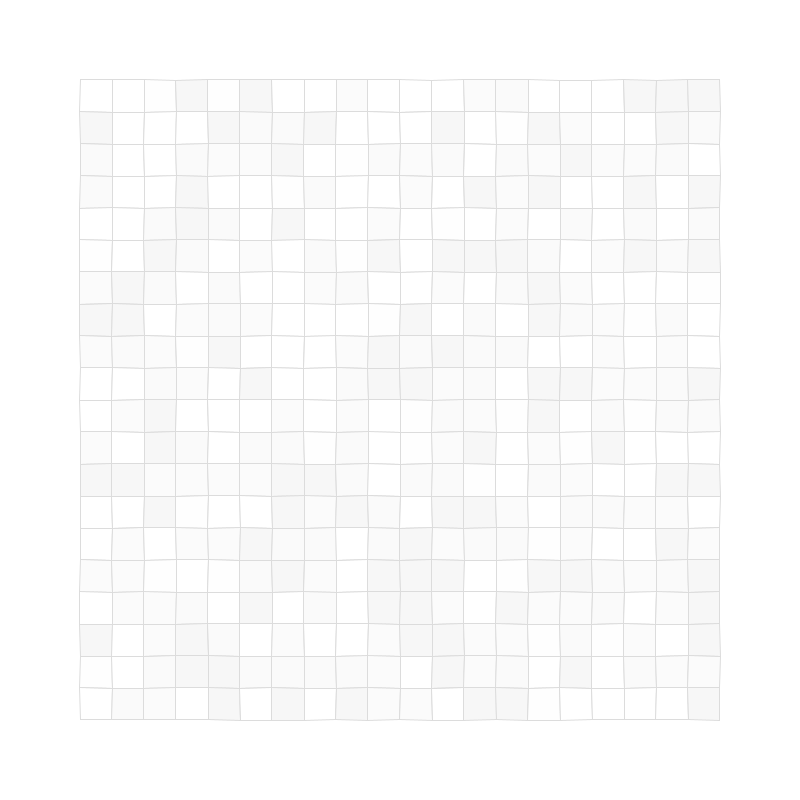
Frame 1 (no input)
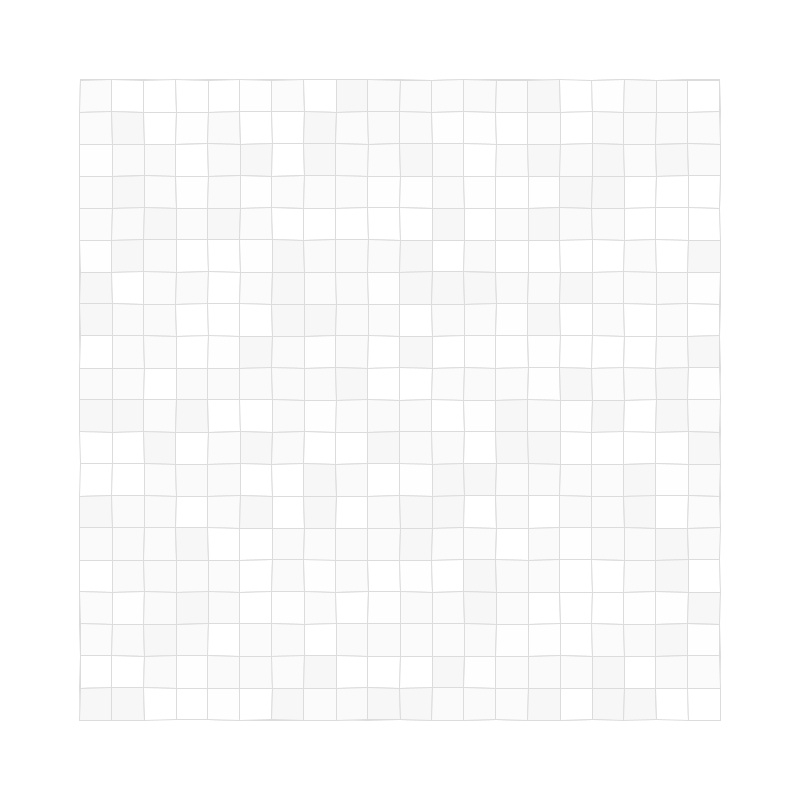
Frame 2 (the mouse pressed at the canvas centre, redrawn once)

The Processing sketch that drew these frames (run headless with seeded random() and noise(); the mouse was pressed at the canvas centre and the sketch redrawn once):

// Processing sketch: square_grid
// ── square_grid.pde
float[][] xs;
float[][] ys;

void setup() {

  size(800, 800);
  background(255);
  smooth(8);
  strokeWeight(1);
  stroke(220);
  noFill();
  noLoop();

}

void draw() {
  
    int padding = 80;
    int squares_per_row = 20;
    
    draw_grid(squares_per_row, padding);
    
    save("grid_"+squares_per_row+"_"+width+"_"+height+".jpg");

}

void draw_grid(int squares_per_row, int padding) {
    
    int[] pal = {#ffffff, #ffffff, #fafafa, #f7f7f7, #fbfbfb, #fefefe};
    int i = 1;
    
    float size = (width - (padding * 2)) / squares_per_row;
    int cols = squares_per_row + 1;
    int rows = cols;
    println("there will be "+squares_per_row+" rows");
    if(width > height) {
      println("reduce number of rows");
      rows = floor((height - (padding *2))/ size) + 1;
      println("there will be "+rows+" plotted rows");      
    } 
    
    xs = new float[rows][cols];
    ys = new float[rows][cols];
  
    for (i = 0; i < rows; i++) {
        for (int ii = 0; ii < cols; ii++) {
            float x = (ii * size) + padding;
            float y = (i * size) + padding;
            xs[i][ii] = x + random(-1,1);
            ys[i][ii] = y + random(-1,1);
        }
    }
    
    for(int iii = 0; iii < rows - 1; iii++) {
        for(int col_count = 0; col_count < cols - 1; col_count++){

          // no need to print last row
            fill(pal[round(random(0,5))]);
            quad(xs[iii][col_count], ys[iii][col_count], xs[iii][col_count+1], ys[iii][col_count+1],
              xs[iii+1][col_count+1], ys[iii+1][col_count+1], xs[iii+1][col_count], ys[iii+1][col_count]
            );
        } 
    }
}
